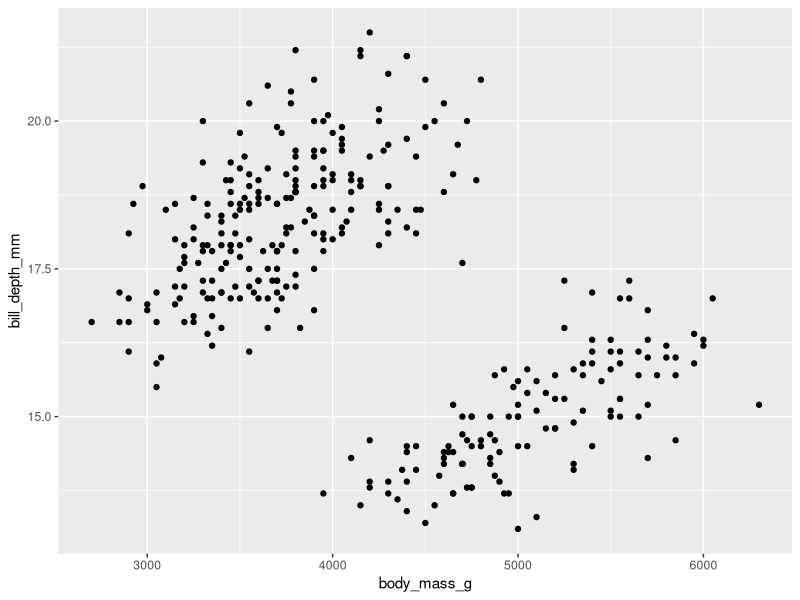
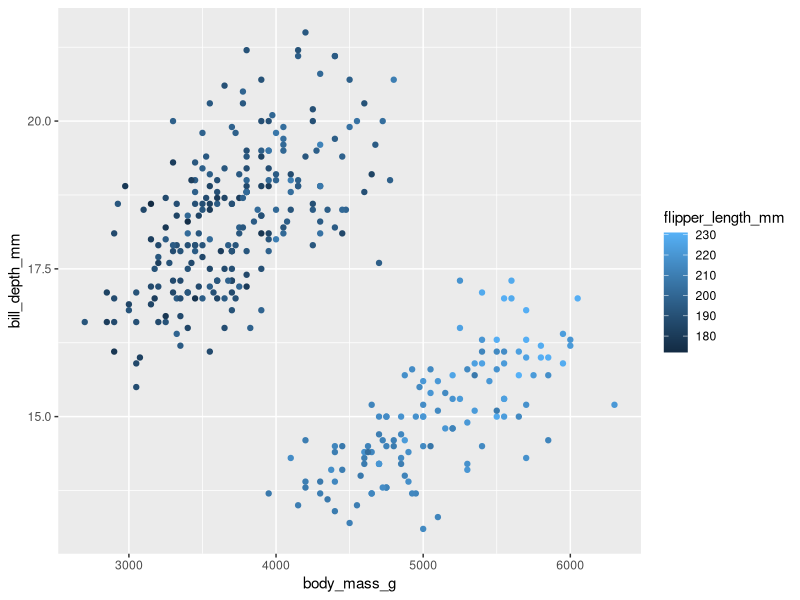
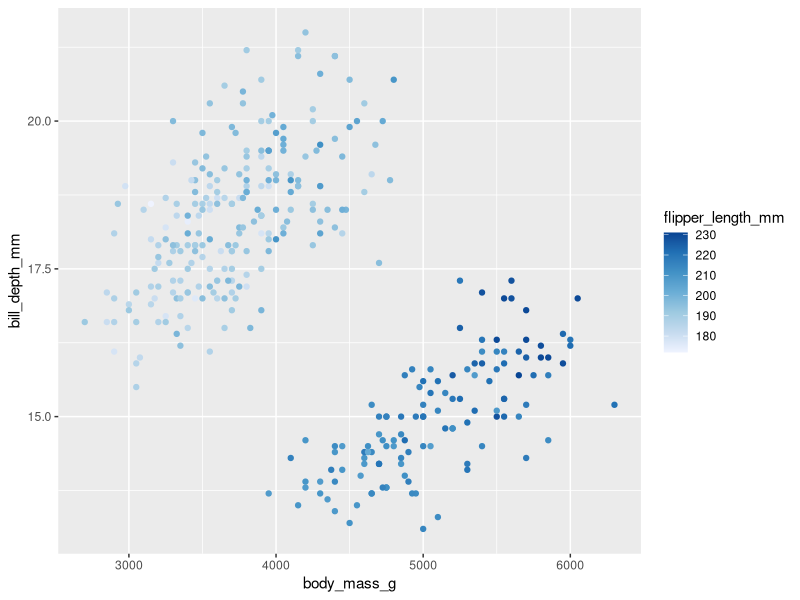
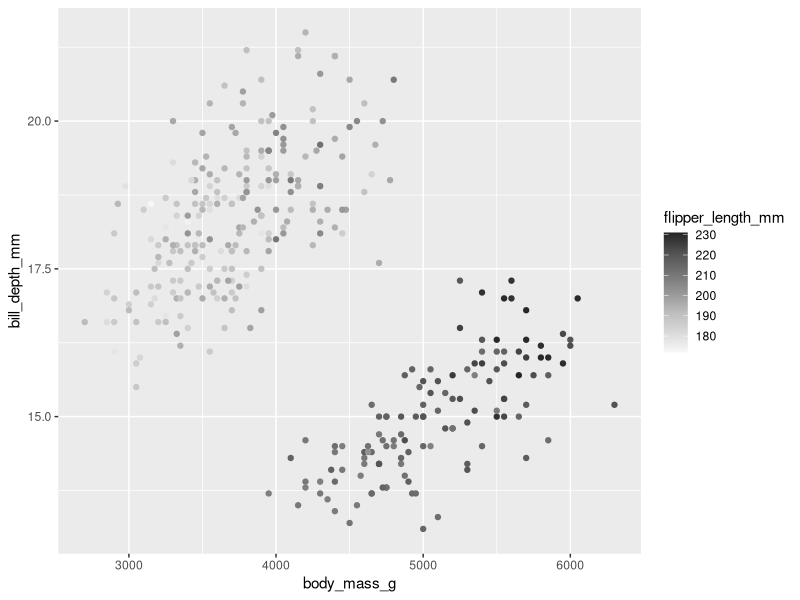
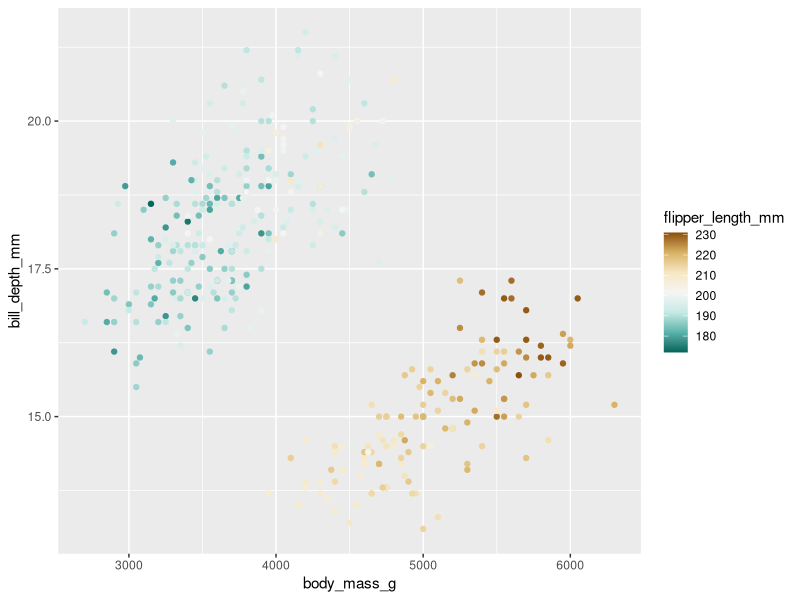
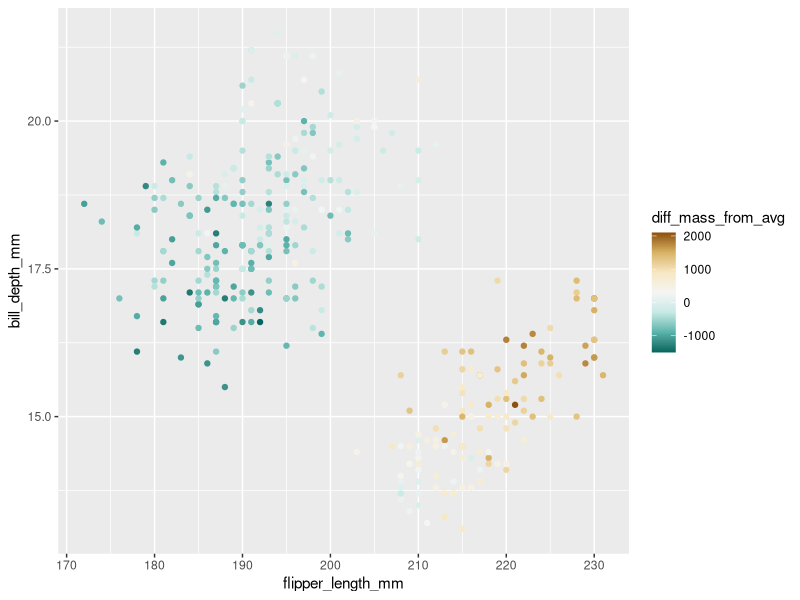
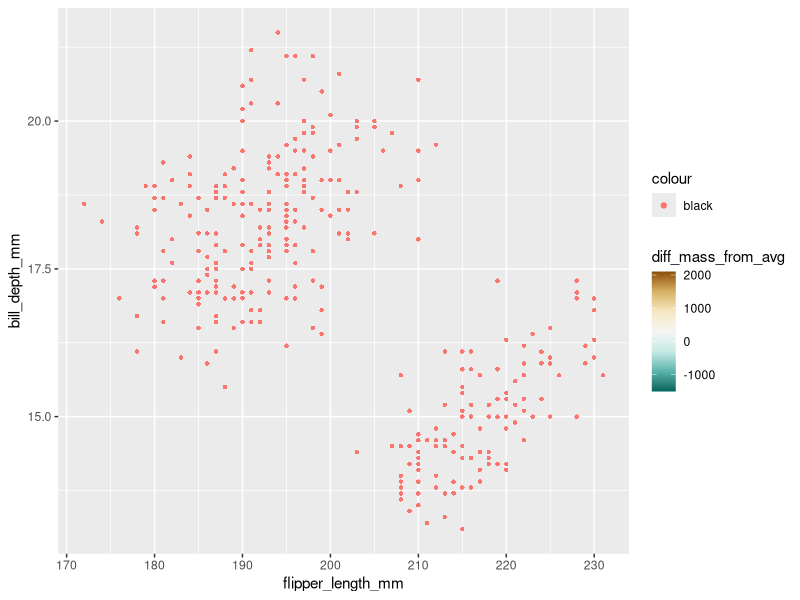

Recreate these plots in R, in order. (Note: this script raises an error after producing the figures.)
## ---- chunk 1
library(tidyverse)
library(palmerpenguins) 
## ---- chunk 2
penguins |>
  ggplot()+
  geom_point(aes(x=body_mass_g,bill_depth_mm))
## ---- chunk 3
# Plot!
penguins |>
  ggplot()+
  geom_point(aes(
    x = body_mass_g, 
    y = bill_depth_mm,
    color = flipper_length_mm))
  
## ---- chunk 4
# Plot!
penguins |>
  ggplot()+
  geom_point(aes(
    x = body_mass_g, 
    y = bill_depth_mm,
    color = flipper_length_mm))+
  scale_color_distiller(direction = 1)
  
## ---- chunk 5
# Plot!
penguins |>
  ggplot()+
  geom_point(aes(
    x = body_mass_g, 
    y = bill_depth_mm,
    color = flipper_length_mm))+
  scale_color_distiller(palette = "Greys",  direction = 1)
  
## ---- chunk 6
# Plot!
penguins |>
  ggplot()+
  geom_point(aes(
    x = body_mass_g, 
    y = bill_depth_mm,
    color = flipper_length_mm))+
  scale_color_distiller(palette = "BrBG")
  
## ---- chunk 7
ave_mass = mean(penguins$body_mass_g,na.rm = TRUE)

penguins |>
  mutate(diff_mass_from_avg =body_mass_g - ave_mass)|>
  ggplot()+
  geom_point(aes(
    x = flipper_length_mm, 
    y = bill_depth_mm,
    color = diff_mass_from_avg))+
  scale_color_distiller(palette = "BrBG")
## ---- chunk 8
ave_mass = mean(penguins$body_mass_g,na.rm = TRUE)

penguins |>
  mutate(diff_mass_from_avg =body_mass_g - ave_mass)|>
  ggplot()+
  geom_point(aes(
    x = flipper_length_mm, 
    y = bill_depth_mm,
    fill = diff_mass_from_avg,
    color = "black",
    stroke = 0.01))+
  scale_fill_distiller(palette = "BrBG")
## ---- chunk 9
# Plot!
mass_med_income$med_income_discrete[8] = NA

ggplot() +
  geom_sf(data = mass_med_income, aes(fill = med_income_discrete)) +
 # geom_text(data = mass_pop, aes(x = lng, y = lat, label = County)) +
  labs(fill = "Median Income\n thousands dollars",
       title = "Massachusetts Med Income 2020 ",
       #subtitle = "Median income in 2020 was $91,842",
       subtitle = "Hampshire county data is missing",
       caption = "deptofnumbers.com")+
  scale_fill_brewer(palette = "PuOr",na.value ="grey" )+
  theme_classic()+
  theme(axis.title.x=element_blank(),
        axis.text.x=element_blank(),
        axis.ticks.x=element_blank(),
        axis.title.y=element_blank(),
        axis.text.y=element_blank(),
        axis.ticks.y=element_blank(),
        axis.line = element_blank()
        )
## ---- chunk 10

fun_facts <- tribble(
  ~fun_facts,
  "County of Mass Bay Colony",
  "County of Plymouth Colony",
  "Newest",
  "Island",
  "County of Mass Bay Colony",
  "County of Plymouth Colony",
  "Newest",
  "Smith College",
  "County of Mass Bay Colony",
  "Newest",
  "County of Plymouth Colony",
  "Boarders Three States",
  "Boarders Three States",
  "Island"
)

ggplot() +
  geom_sf(data = bind_cols(mass_med_income, fun_facts), aes(fill = fun_facts)) +
 # geom_text(data = mass_pop, aes(x = lng, y = lat, label = County)) +
  labs(fill = "",
       title = "Massachusetts Med Income 2020 ",
       #subtitle = "Median income in 2020 was $91,842",
       subtitle = "Fun Facts about MA Counties",
       caption = "source: https://en.wikipedia.org/wiki/List_of_counties_in_Massachusetts")+
  scale_fill_brewer(palette = "Set2",na.value ="grey" )+
  theme_classic()+
  theme(axis.title.x=element_blank(),
        axis.text.x=element_blank(),
        axis.ticks.x=element_blank(),
        axis.title.y=element_blank(),
        axis.text.y=element_blank(),
        axis.ticks.y=element_blank(),
        axis.line = element_blank()
        )
## ---- chunk 11
ggplot() +
  geom_sf(data = bind_cols(mass_med_income, fun_facts), aes(fill = County )) +
 # geom_text(data = mass_pop, aes(x = lng, y = lat, label = County)) +
  labs(fill = "County Names",
       title = "Counties in MA")+
  theme_classic()+
  theme(axis.title.x=element_blank(),
        axis.text.x=element_blank(),
        axis.ticks.x=element_blank(),
        axis.title.y=element_blank(),
        axis.text.y=element_blank(),
        axis.ticks.y=element_blank(),
        axis.line = element_blank()
        )

